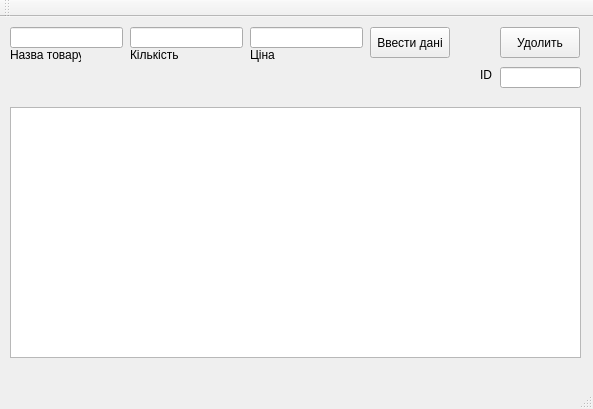
<?xml version="1.0" encoding="UTF-8"?>
<ui version="4.0">
 <class>MainWindow</class>
 <widget class="QMainWindow" name="MainWindow">
  <property name="geometry">
   <rect>
    <x>0</x>
    <y>0</y>
    <width>593</width>
    <height>409</height>
   </rect>
  </property>
  <property name="windowTitle">
   <string>MainWindow</string>
  </property>
  <widget class="QWidget" name="centralWidget">
   <widget class="QTableView" name="tableView">
    <property name="geometry">
     <rect>
      <x>10</x>
      <y>90</y>
      <width>571</width>
      <height>251</height>
     </rect>
    </property>
   </widget>
   <widget class="QPushButton" name="pushButton">
    <property name="geometry">
     <rect>
      <x>370</x>
      <y>10</y>
      <width>80</width>
      <height>31</height>
     </rect>
    </property>
    <property name="text">
     <string>Ввести дані</string>
    </property>
   </widget>
   <widget class="QLineEdit" name="lineEdit">
    <property name="geometry">
     <rect>
      <x>10</x>
      <y>10</y>
      <width>113</width>
      <height>21</height>
     </rect>
    </property>
   </widget>
   <widget class="QLineEdit" name="lineEdit_2">
    <property name="geometry">
     <rect>
      <x>130</x>
      <y>10</y>
      <width>113</width>
      <height>21</height>
     </rect>
    </property>
   </widget>
   <widget class="QLineEdit" name="lineEdit_3">
    <property name="geometry">
     <rect>
      <x>250</x>
      <y>10</y>
      <width>113</width>
      <height>21</height>
     </rect>
    </property>
   </widget>
   <widget class="QLabel" name="label">
    <property name="geometry">
     <rect>
      <x>10</x>
      <y>30</y>
      <width>71</width>
      <height>16</height>
     </rect>
    </property>
    <property name="text">
     <string>Назва товару</string>
    </property>
   </widget>
   <widget class="QLabel" name="label_2">
    <property name="geometry">
     <rect>
      <x>130</x>
      <y>30</y>
      <width>71</width>
      <height>16</height>
     </rect>
    </property>
    <property name="text">
     <string>Кількість</string>
    </property>
   </widget>
   <widget class="QLabel" name="label_3">
    <property name="geometry">
     <rect>
      <x>250</x>
      <y>30</y>
      <width>71</width>
      <height>16</height>
     </rect>
    </property>
    <property name="text">
     <string>Ціна</string>
    </property>
   </widget>
   <widget class="QPushButton" name="pushButton_2">
    <property name="geometry">
     <rect>
      <x>500</x>
      <y>10</y>
      <width>80</width>
      <height>31</height>
     </rect>
    </property>
    <property name="text">
     <string>Удолить</string>
    </property>
   </widget>
   <widget class="QLineEdit" name="lineEdit_4">
    <property name="geometry">
     <rect>
      <x>500</x>
      <y>50</y>
      <width>81</width>
      <height>21</height>
     </rect>
    </property>
   </widget>
   <widget class="QLabel" name="label_4">
    <property name="geometry">
     <rect>
      <x>480</x>
      <y>50</y>
      <width>16</width>
      <height>16</height>
     </rect>
    </property>
    <property name="text">
     <string>ID</string>
    </property>
   </widget>
  </widget>
  <widget class="QMenuBar" name="menuBar">
   <property name="geometry">
    <rect>
     <x>0</x>
     <y>0</y>
     <width>593</width>
     <height>20</height>
    </rect>
   </property>
  </widget>
  <widget class="QToolBar" name="mainToolBar">
   <attribute name="toolBarArea">
    <enum>TopToolBarArea</enum>
   </attribute>
   <attribute name="toolBarBreak">
    <bool>false</bool>
   </attribute>
  </widget>
  <widget class="QStatusBar" name="statusBar"/>
 </widget>
 <layoutdefault spacing="6" margin="11"/>
 <resources/>
 <connections/>
</ui>
